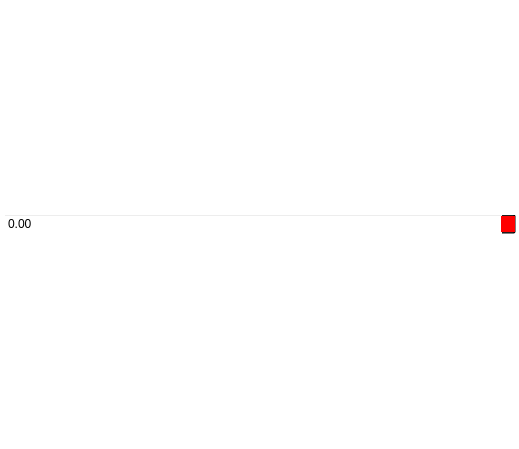
<?xml version="1.0" encoding="UTF-8"?>
<ui version="4.0">
 <class>Form</class>
 <widget class="QWidget" name="Form">
  <property name="geometry">
   <rect>
    <x>0</x>
    <y>0</y>
    <width>519</width>
    <height>449</height>
   </rect>
  </property>
  <property name="windowTitle">
   <string>Form</string>
  </property>
  <property name="styleSheet">
   <string notr="true">QWidget{background: transparent}
QTextEdit {background-color: #262626; border-radius: 25px ; color: white}
QPushButton {background-color: #009900; border-radius: 8px ; color: white}
QDoubleSpinBox::up-button {  background-color:red }
QDoubleSpinBox::down-button {  background-color:red }




</string>
  </property>
  <layout class="QVBoxLayout" name="verticalLayout">
   <property name="spacing">
    <number>3</number>
   </property>
   <property name="leftMargin">
    <number>3</number>
   </property>
   <property name="topMargin">
    <number>3</number>
   </property>
   <property name="rightMargin">
    <number>3</number>
   </property>
   <property name="bottomMargin">
    <number>3</number>
   </property>
   <item>
    <widget class="QDoubleSpinBox" name="doubleSpinBox"/>
   </item>
  </layout>
 </widget>
 <resources/>
 <connections/>
</ui>
